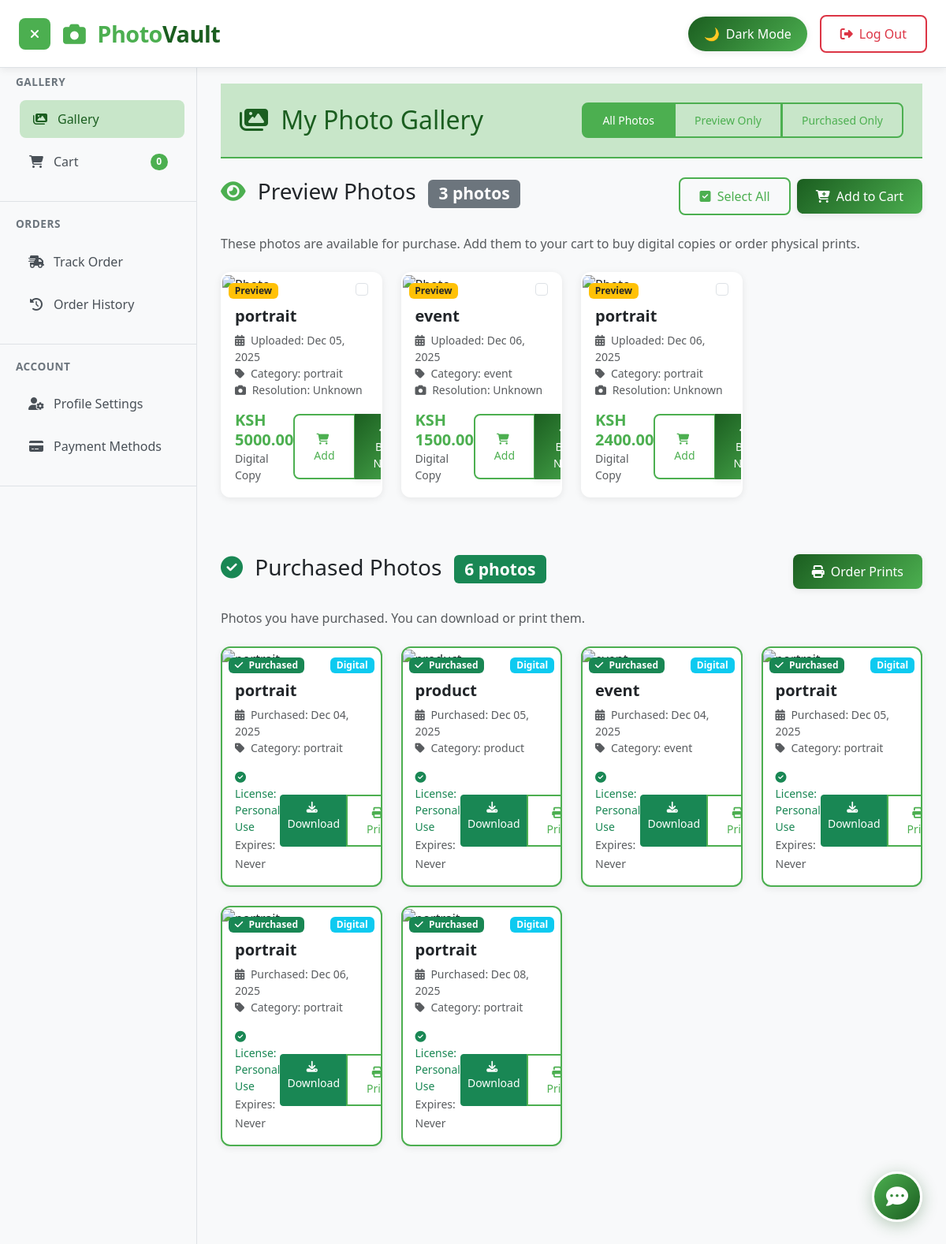
The page /client/ (signed in) on the database as committed earlier.
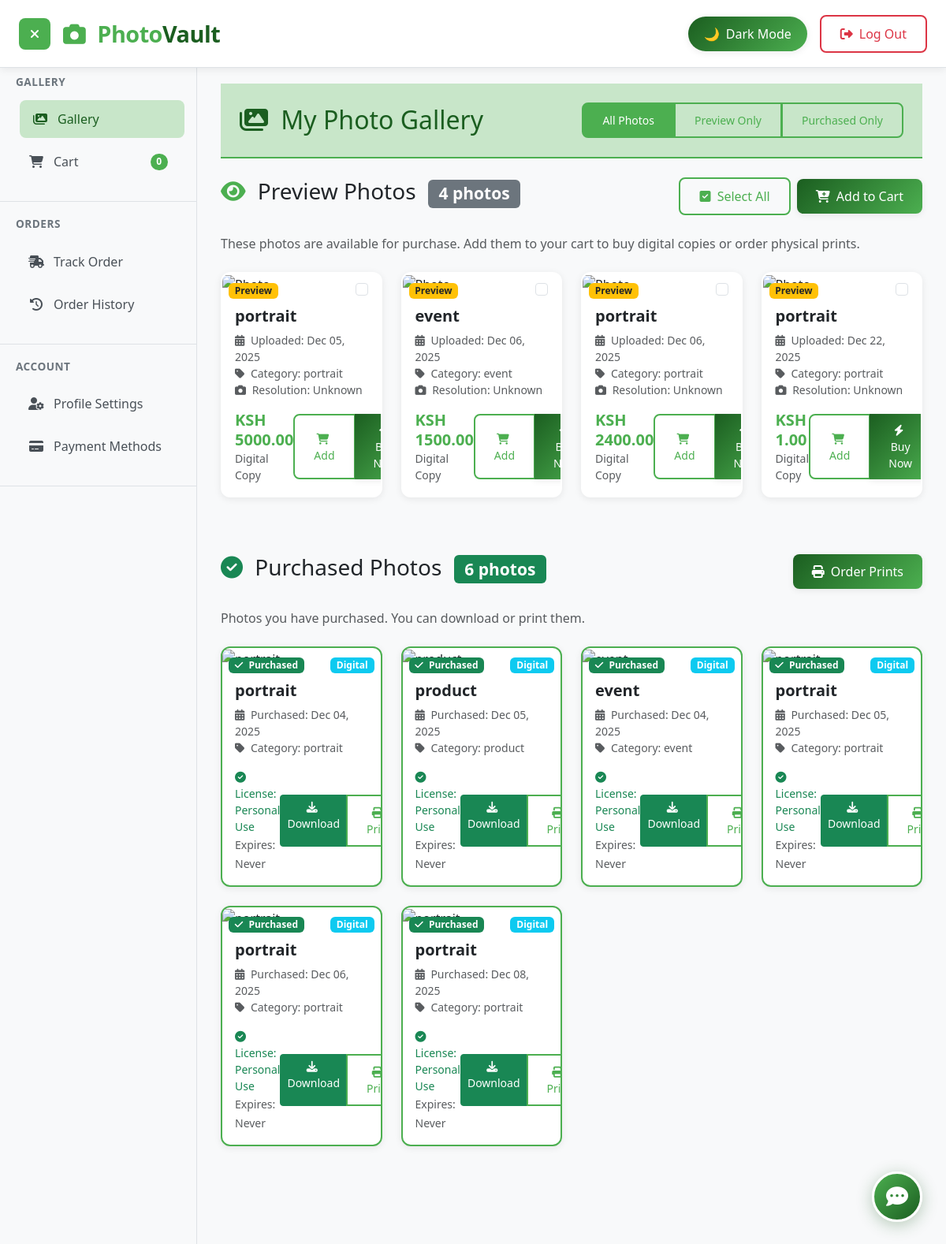
The same page on the database as committed later.
### Photoapp/models.py (models this page shows, shortened)
class Photo(models.Model):
    CATEGORY_CHOICES = [
        ('portrait', 'Portrait'),
        ('landscape', 'Landscape'),
        ('event', 'Event'),
        ('product', 'Product'),
        ('nature', 'Nature'),
    ]
    photographer = models.ForeignKey(
        User,
        on_delete=models.CASCADE,
        related_name="uploaded_photos",
        null=True,  # Keep null=True for now, we'll fix it later
        blank=True
    )
    image = models.ImageField(upload_to='photos/')
    price = models.DecimalField(max_digits=10, decimal_places=2, validators=[MinValueValidator(0)])
    category = models.CharField(max_length=20, choices=CATEGORY_CHOICES)
    description = models.TextField(blank=True, null=True)
    is_purchased = models.BooleanField(default=False)
    uploaded_at = models.DateTimeField(auto_now_add=True)

### Photoapp/views.py (the view)
# urls.py: path('client/', views.client, name='client'),
def client(request):
    available_photos = Photo.objects.filter(is_purchased=False)
    purchased_photos = Photo.objects.filter(
        is_purchased=True,
        purchases__user=request.user,
        purchases__status='completed'
    ).distinct()
    context = {
        'photos': available_photos,
        'purchased_photos': purchased_photos,
        'purchased_count': purchased_photos.count(),
    }
    return render(request, 'client.html', context)

### Photoapp/templates/client.html (shortened to what this page needs)
{% extends "base.html" %}
{% block auth_buttons %}
    <button class="btn-logout" onclick="logout()">
        <i class="fas fa-sign-out-alt"></i>
        <span class="d-none d-md-inline">Log Out</span>
    </button>
{% endblock %}
{% block sidebar %}
    <nav class="sidebar">
        <div class="sidebar-section">
            <h6 class="sidebar-section-title">Gallery</h6>
            <a href="{% url 'client' %}" class="sidebar-link active">
                <i class="fas fa-images"></i>
                <span>Gallery</span>
            </a>
            <a href="{% url 'cart' %}" class="sidebar-link">
                <i class="fas fa-shopping-cart"></i>
                <span>Cart</span>
                <span class="badge bg-pv-light rounded-pill ms-auto" id="sidebar-cart-count">0</span>
            </a>
        </div>
        <div class="sidebar-section">
            <h6 class="sidebar-section-title">Orders</h6>
            <a href="{% url 'trackOrder' %}" class="sidebar-link">
                <i class="fas fa-shipping-fast"></i>
                <span>Track Order</span>
            </a>
            <a href="{% url 'order_history' %}" class="sidebar-link">
                <i class="fas fa-history"></i>
                <span>Order History</span>
            </a>
        </div>
        <div class="sidebar-section">
            <h6 class="sidebar-section-title">Account</h6>
            <a href="#" class="sidebar-link">
                <i class="fas fa-user-cog"></i>
                <span>Profile Settings</span>
            </a>
            <a href="#" class="sidebar-link">
                <i class="fas fa-credit-card"></i>
                <span>Payment Methods</span>
            </a>
        </div>
    </nav>
{% endblock %}
{% block content %}
<div class="container-fluid p-0">
    <div class="gallery-header bg-pv-very-light py-4 px-4 mb-4">
        <div class="d-flex justify-content-between align-items-center flex-wrap">
            <h1 class="h2 mb-0 text-pv-deep">
                <i class="fas fa-images me-2"></i>
                My Photo Gallery
            </h1>
            <div class="d-flex align-items-center gap-3 mt-2 mt-md-0">
                <div class="btn-group" role="group">
                    <button type="button" class="btn btn-pv-outline btn-sm active" onclick="filterPhotos('all')">
                        All Photos
                    </button>
                    <button type="button" class="btn btn-pv-outline btn-sm" onclick="filterPhotos('preview')">
                        Preview Only
                    </button>
                    <button type="button" class="btn btn-pv-outline btn-sm" onclick="filterPhotos('purchased')">
                        Purchased Only
                    </button>
                </div>
            </div>
        </div>
    </div>
<div class="mb-5">
    <div class="d-flex justify-content-between align-items-center mb-4">
        <h3 class="text-contrast">
            <i class="fas fa-eye me-2 text-pv-light"></i>
            Preview Photos
            <span class="badge bg-secondary ms-2" id="preview-count">
            </span>
        </h3>
        <div class="d-flex align-items-center gap-2">
            <button class="btn-pv-outline btn-sm" onclick="selectAllPreview()">
                <i class="fas fa-check-square me-1"></i> Select All
            </button>
            <button class="btn-pv-primary btn-sm" onclick="addSelectedToCart()">
            </button>
        </div>
    </div>
    <p class="text-muted mb-4">
        These photos are available for purchase. Add them to your cart to buy digital copies or order physical prints.
    </p>
    <div class="row g-4" id="preview-photos">
        {% for photo in photos %}
        <div class="col-xl-3 col-lg-4 col-md-6">
            <div class="photo-card card h-100" data-type="preview">
                <div class="position-relative">
                    <div class="position-absolute top-0 end-0 m-2">
                        <div class="form-check">
                            <input class="form-check-input photo-checkbox"
                                   type="checkbox"
                                   value="{{ photo.id }}">
                        </div>
                    </div>
                    <div class="position-absolute top-0 start-0 m-2">
                        <span class="badge bg-warning text-dark">Preview</span>
                    </div>
                </div>
                <div class="card-body">
                    <h5 class="card-title">{{ photo.category }}</h5>
                    <p class="card-text small text-muted">
                        <i class="fas fa-calendar-alt me-1"></i>
                        Uploaded: {{ photo.uploaded_at|date:"M d, Y" }}<br>
                        <i class="fas fa-tag me-1"></i>
                        Category: {{ photo.category }}<br>
                        <i class="fas fa-camera me-1"></i>
                        Resolution: Unknown
                    </p>
                    <div class="d-flex justify-content-between align-items-center">
                        <div class="price-section">
                            <span class="text-pv-light fw-bold h5 mb-0">
                                KSH {{ photo.price }}
                            </span>
                            <small class="text-muted d-block">Digital Copy</small>
                        </div>
                        <div class="btn-group">
                            <button class="btn btn-pv-outline btn-sm" onclick="addToCart(this, '{{ photo.id }}')">
                                <i class="fas fa-shopping-cart me-1"></i> Add
                            </button>
                            <div class="btn-group">
    <button class="btn btn-pv-primary btn-sm" onclick="quickBuyPayment('{{ photo.id }}', {{ photo.price }})">
        <i class="fas fa-bolt me-1"></i> Buy Now
    </button>
</div>
                        </div>
                    </div>
                </div>
            </div>
        </div>
        {% endfor %}
    </div>
</div>
    <div class="mb-5">
        <div class="row g-4" id="purchased-photos">
<div class="mb-5">
    <div class="d-flex justify-content-between align-items-center mb-4">
        <h3 class="text-contrast">
            <i class="fas fa-check-circle me-2 text-success"></i>
            Purchased Photos
            <span class="badge bg-success ms-2">{{ purchased_count }} photos</span>
        </h3>
        <button class="btn-pv-primary btn-sm" onclick="openOrderModal(getSelectedPhotoIds())">
            <i class="fas fa-print me-1"></i>
            Order Prints
        </button>
    </div>
    <p class="text-muted mb-4">Photos you have purchased. You can download or print them.</p>
    <div class="row g-4">
        {% for photo in purchased_photos %}
        <div class="col-xl-3 col-lg-4 col-md-6">
            <div class="photo-card card h-100 purchased">
                <div class="position-relative">
                    <div class="position-absolute top-0 start-0 m-2">
                        <span class="badge bg-success">
                            <i class="fas fa-check me-1"></i>
                            Purchased
                        </span>
                    </div>
                    <div class="position-absolute top-0 end-0 m-2">
                        <span class="badge bg-info">Digital</span>
                    </div>
                </div>
                <div class="card-body">
                    <h5 class="card-title">{{ photo.category }}</h5>
                    <p class="card-text small text-muted">
                        <i class="fas fa-calendar-alt me-1"></i>
                        Purchased: {{ photo.uploaded_at|date:"M d, Y" }}
                        <br>
                        <i class="fas fa-tag me-1"></i>
                        Category: {{ photo.category }}
                    </p>
                    <div class="d-flex justify-content-between align-items-center">
                        <div class="download-info">
                            <small class="text-success d-block">
                                <i class="fas fa-check-circle me-1"></i>
                                License: Personal Use
                            </small>
                            <small class="text-muted">Expires: Never</small>
                        </div>
                        <div class="btn-group">
                            <a class="btn btn-success btn-sm"
                               href="{{ photo.image.url }}" download>
                                <i class="fas fa-download me-1"></i>
                                Download
                            </a>
                            <button class="btn btn-pv-outline btn-sm" onclick="openOrderModal(this ,'{{ photo.id }}')">
                                <i class="fas fa-print me-1"></i>
                                Print
                            </button>
                        </div>
                    </div>
                </div>
            </div>
        </div>
        {% empty %}
        <p class="text-muted">No purchased photos yet.</p>
        {% endfor %}
    </div>
</div>
</div>
{% endblock %}

### Photoapp/templates/base.html (shortened to what this page needs)
<!DOCTYPE html>
<html lang="en">
<head>
    {% load static %}
    <link href="https://cdn.jsdelivr.net/npm/bootstrap@5.3.3/dist/css/bootstrap.min.css" rel="stylesheet">
    <link rel="stylesheet" href="https://cdnjs.cloudflare.com/ajax/libs/font-awesome/6.4.0/css/all.min.css">
</head>
<body class="{% if request.session.theme == 'dark' %}dark-mode{% endif %} {% if not request.path == '/' %}has-sidebar{% else %}home-page{% endif %}">
    {% block navbar %}
    <nav class="navbar navbar-expand-lg">
        <div class="container-fluid px-3 px-md-4">
            <div class="d-flex align-items-center gap-3">
                {% if not request.path == '/' %}
                <button class="sidebar-toggle d-none d-lg-flex" onclick="toggleSidebar()" id="sidebarToggleBtn">
                </button>
                {% endif %}
                <a class="navbar-brand" href="{% url 'home' %}">
                    <i class="fas fa-camera me-2"></i>
                    <span class="text-pv-light">Photo</span><span class="text-pv-deep">Vault</span>
                </a>
            </div>
            <div class="collapse navbar-collapse" id="navbarNav">
                <div class="d-flex align-items-center gap-3 ms-auto">
                    <button class="theme-toggle" onclick="toggleTheme()">
                        <span id="theme-icon">🌙</span>
                        <span id="theme-text" class="d-none d-md-inline">Dark Mode</span>
                    </button>
                    {% block auth_buttons %}{% endblock %}
                </div>
            </div>
        </div>
    </nav>
    {% endblock %}
    {% block sidebar %}{% endblock %}
    <div class="main-wrapper">
        <main class="main-content">
            {% block content %}{% endblock %}
        </main>
    </div>
<div class="ai-chatbot-widget">
    <button class="ai-chatbot-toggle" id="aiChatbotToggle">
        <div class="ai-toggle-icon">
            <i class="fas fa-comment-dots"></i>
        </div>
    </button>
</div>
</body>
</html>

### Photoapp/templates/client.html (style rules this page uses)
.gallery-header { border-bottom: 2px solid var(--pv-light-green); }
.photo-card { transition: all 0.3s ease; border: 2px solid transparent; }
.photo-card.purchased { border-color: var(--pv-light-green); }
.price-section .text-pv-light { color: var(--pv-light-green) !important; }
.btn-group .btn.active { background-color: var(--pv-light-green); border-color: var(--pv-light-green); color: white; }

Rows that differ between the two databases and show on the page:
added Photo: category "portrait", uploaded_at "Dec 22, 2025", price "1.00", shown under "Preview Photos 4 photos"
Other text that changed with them:
text written by a page script: "3 photos" → "4 photos"
